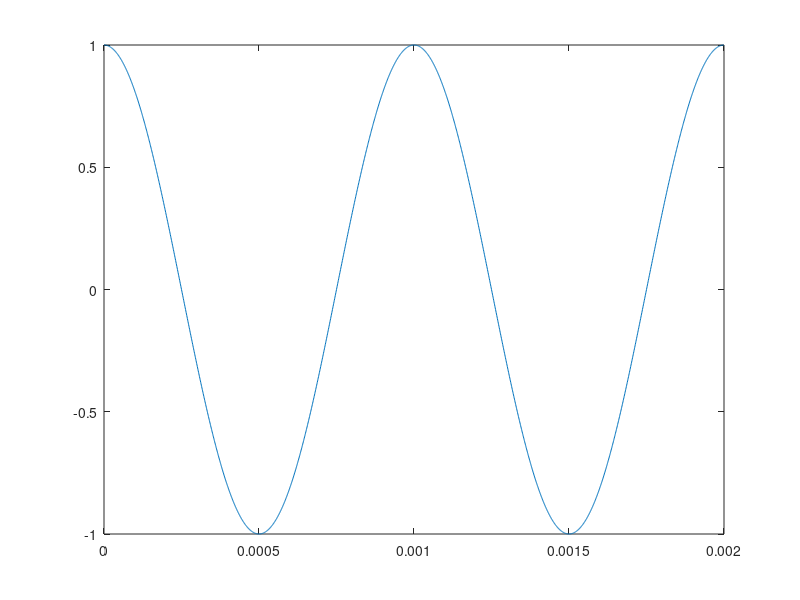

The MATLAB source for this figure: (Note: this script raises an error after producing the figure.)
%day2   q2
fc = 10000;
fs = 1000000;
f = 1000;
t = 0:(1/fs):((2/f)-(1/fs));
x = cos(2*pi*f*t);
plot(t,x);
hold on;
opt = 0.5;
y = modulate(x,fc,fs,'amdsb-tc', opt);
plot(t,y);
z = demod(y, fc, fs, 'amdsb-tc', opt);
plot(t,z);
hold off;
title('AMDSB-TC');